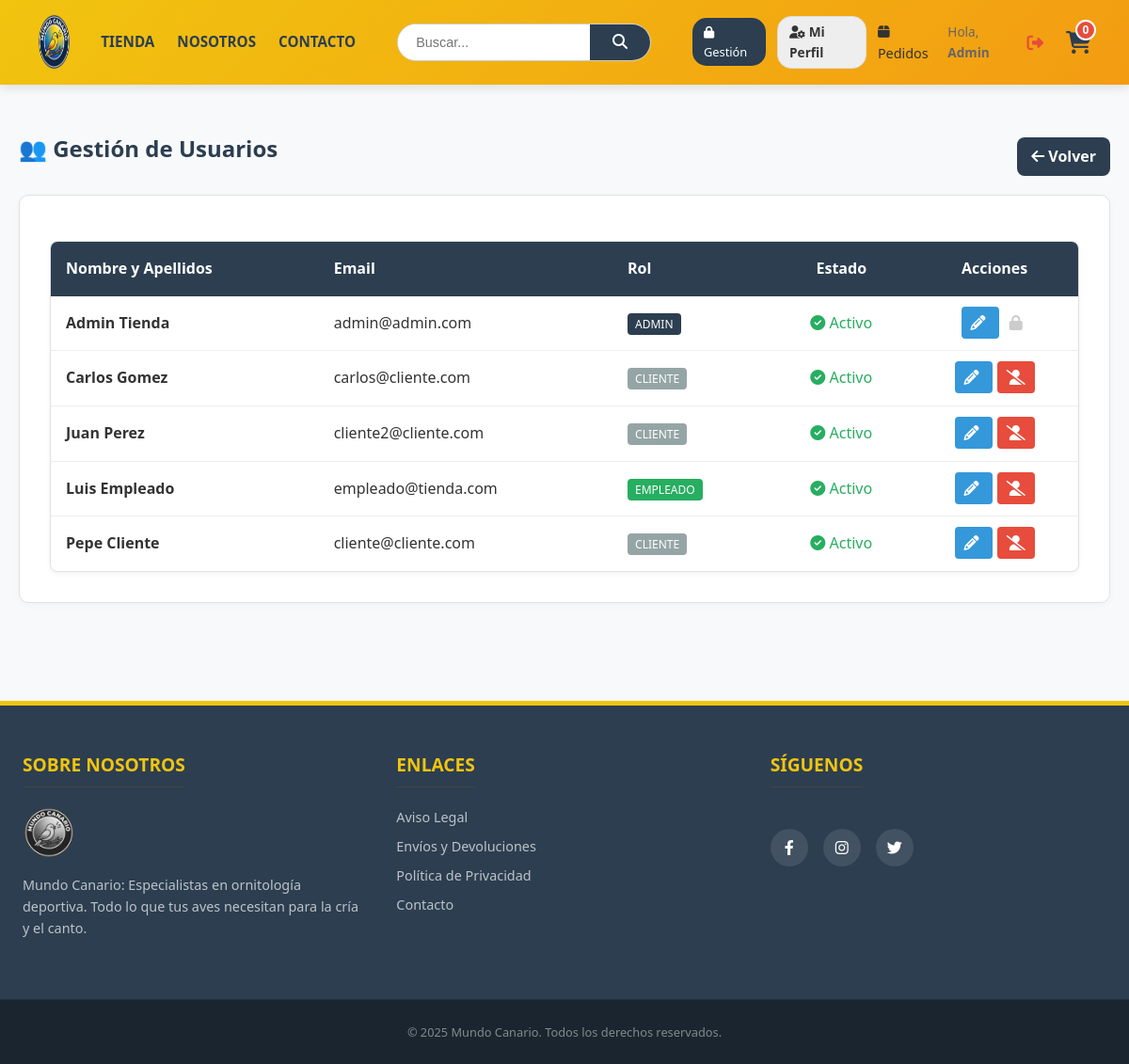
The app's page /admin/usuarios.php (signed in) with its own data.
### tables this page shows
CREATE TABLE `usuarios` (
  `id` int(11) NOT NULL AUTO_INCREMENT,
  `dni` varchar(20) DEFAULT NULL,
  `nombre` varchar(100) NOT NULL,
  `apellidos` varchar(150) DEFAULT NULL,
  `email` varchar(255) NOT NULL,
  `password` varchar(255) NOT NULL,
  `rol` varchar(20) DEFAULT 'cliente',
  `activo` tinyint(1) DEFAULT 1,
  `fecha_registro` date DEFAULT curdate(),
  PRIMARY KEY (`id`),
  UNIQUE KEY `email` (`email`)
);

### admin/usuarios.php (the view, shortened to what this page needs)
<?php
require_once '../config/db.php';
$sql = "SELECT * FROM usuarios ORDER BY activo DESC, nombre ASC";
$stmt = $pdo->prepare($sql);
$stmt->execute();
$usuarios = $stmt->fetchAll();
require_once '../views/header.php';
?>
<div class="container" style="display: block; margin-top: 40px;">
    <div style="display:flex; justify-content:space-between; align-items:center; margin-bottom: 20px;">
        <h2 style="color: var(--dark);">👥 Gestión de Usuarios</h2>
        <a href="index.php" class="form-btn" style="width:auto; padding: 8px 15px; text-decoration:none;">
            <i class="fa-solid fa-arrow-left"></i> Volver
        </a>
    </div>
    <div class="box">
        <table class="admin-table">
            <thead>
                <tr>
                    <th>Nombre y Apellidos</th>
                    <th>Email</th>
                    <th>Rol</th>
                    <th style="text-align: center;">Estado</th>
                    <th style="text-align: center;">Acciones</th>
                </tr>
            </thead>
            <tbody>
                <?php foreach ($usuarios as $u): ?>
                <tr style="<?= $u['activo'] == 0 ? 'opacity: 0.6;' : '' ?>">
                    <td><strong><?= htmlspecialchars($u['nombre']) ?> <?= htmlspecialchars($u['apellidos']) ?></strong></td>
                    <td><?= htmlspecialchars($u['email']) ?></td>
                    <td>
                        <?php
                            $bg = ($u['rol'] == 'admin') ? '#2c3e50' : (($u['rol'] == 'empleado') ? '#27ae60' : '#95a5a6');
                            $txt = strtoupper($u['rol']);
                        ?>
                        <span style="background: <?= $bg ?>; color: white; padding: 3px 8px; border-radius: 4px; font-size: 0.75rem;"><?= $txt ?></span>
                    </td>
                    <td style="text-align: center;">
                        <?php if($u['activo'] == 1): ?>
                            <span style="color: #27ae60;"><i class="fa-solid fa-circle-check"></i> Activo</span>
                        <?php else: ?>
                            <span style="color: #e74c3c;"><i class="fa-solid fa-circle-xmark"></i> Inactivo</span>
                        <?php endif; ?>
                    </td>
                    <td style="text-align: center;">
                        <a href="editar_usuario.php?id=<?= $u['id'] ?>" style="background: #3498db; color: white; padding: 6px 10px; border-radius: 4px; text-decoration: none; margin-right: 5px;" title="Editar">
                            <i class="fa-solid fa-pencil"></i>
                        </a>
                        <?php if($u['id'] != $_SESSION['id']): ?>
                            <?php if($u['activo'] == 1): ?>
                                <a href="../actions/acciones.php?accion=desactivar_usuario&id=<?= $u['id'] ?>"
                                   style="background: #e74c3c; color: white; padding: 6px 10px; border-radius: 4px; text-decoration: none;"
                                   onclick="return confirm('¿Dar de baja a este usuario?');" title="Dar de Baja">
                                    <i class="fa-solid fa-user-slash"></i>
                                </a>
                            <?php endif; ?>
                        <?php else: ?>
                            <span style="color:#ccc; padding: 6px;"><i class="fa-solid fa-lock"></i></span>
                        <?php endif; ?>
                    </td>
                </tr>
                <?php endforeach; ?>
            </tbody>
        </table>
    </div>
</div>
<?php require_once '../views/footer.php'; ?>

### assets/css/estilos.css (style rules this page uses)
:root { --primary: #f1c40f; --secondary: #f39c12; --dark: #2c3e50; --light: #ffffff; --bg: #f8f9fa; --border: #e1e1e1; --text: #333; --danger: #e74c3c; }
* { box-sizing: border-box; margin: 0; padding: 0; }
body { font-family: 'Segoe UI', Arial, sans-serif; font-size: 1rem; background-color: var(--bg); color: var(--text); display: flex; flex-direction: column; min-height: 100vh; line-height: 1.6; }
a { text-decoration: none; color: inherit; transition: 0.3s; }
.container { max-width: 1200px; margin: 2.5rem auto; padding: 0 1.25rem; display: flex; gap: 2rem; flex: 1; width: 100%; }
.form-btn { background-color: var(--dark); color: white; border: none; padding: 0.8rem; width: 100%; border-radius: 0.5rem; font-size: 1rem; font-weight: bold; cursor: pointer; transition: background 0.3s; margin-top: 1rem; }
.box { background: var(--light); padding: 2rem; border-radius: 10px; border: 1px solid var(--border); box-shadow: 0 2px 8px rgba(0,0,0,0.03); }
.admin-table { width: 100%; border-collapse: separate; border-spacing: 0; background: var(--light); border-radius: 8px; overflow: hidden; border: 1px solid var(--border); margin-top: 1rem; box-shadow: 0 2px 5px rgba(0,0,0,0.05); }
.admin-table th { background-color: var(--dark); color: var(--light); padding: 1rem; text-align: left; }
.admin-table td { padding: 1rem; border-bottom: 1px solid #eee; }
.admin-table tr:last-child td { border-bottom: none; }

### records on screen
usuarios: nombre "Admin", apellidos "Tienda", email "admin@admin.com", rol "ADMIN", activo 1 (drawn)
usuarios: nombre "Carlos", apellidos "Gomez", email "carlos@cliente.com", rol "CLIENTE", activo 1 (drawn)
usuarios: nombre "Juan", apellidos "Perez", email "cliente2@cliente.com", rol "CLIENTE", activo 1 (drawn)
usuarios: nombre "Luis", apellidos "Empleado", email "empleado@tienda.com", rol "EMPLEADO", activo 1 (drawn)
usuarios: nombre "Pepe", apellidos "Cliente", email "cliente@cliente.com", rol "CLIENTE", activo 1 (drawn)

### other values on screen
$_SESSION['nombre'] "Admin"
$total "0"
